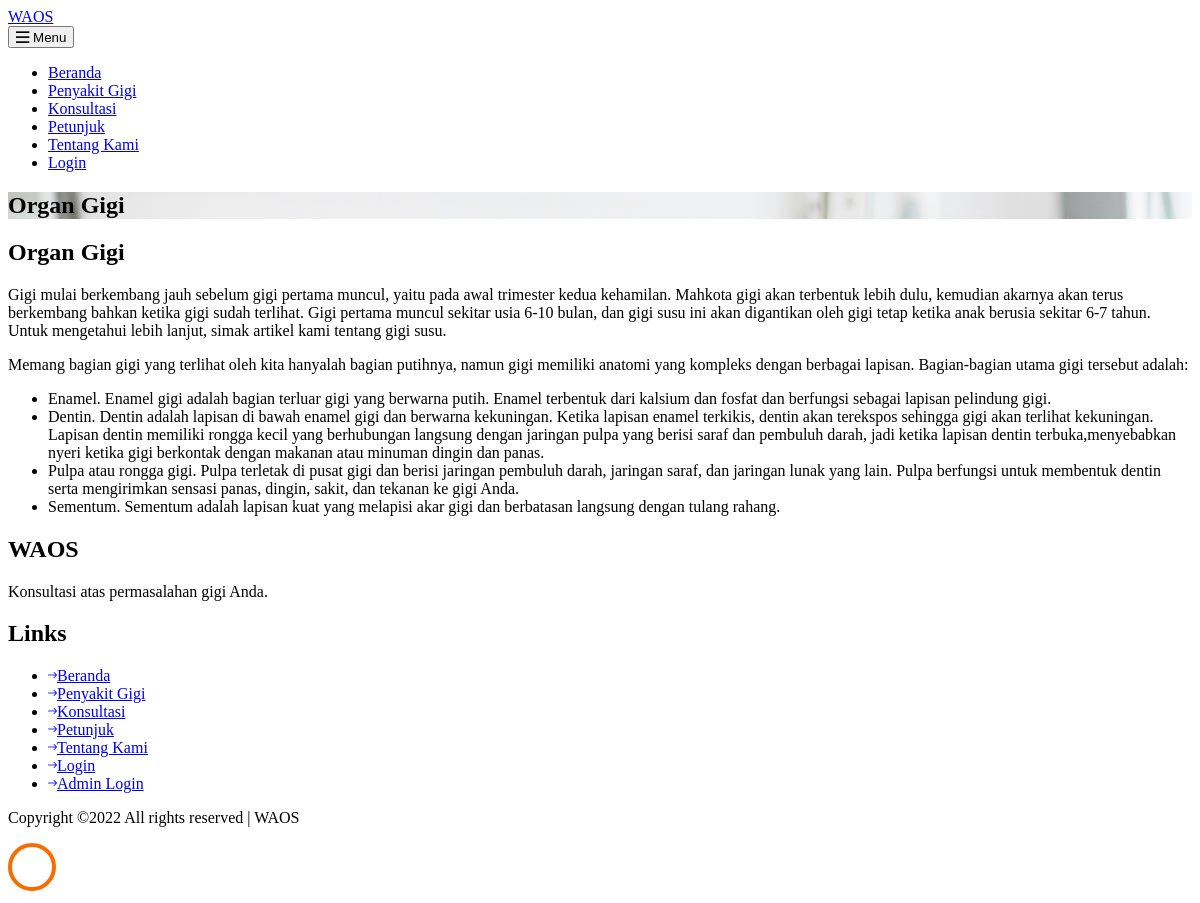
The page /informasi/organ-gigi on the database its author committed.
### tables this page shows
CREATE TABLE `informasi` (
  `idInformasi` int(11) NOT NULL,
  `judul` varchar(50) NOT NULL,
  `content` longtext DEFAULT NULL,
  `created_at` timestamp NOT NULL DEFAULT current_timestamp(),
  `updated_at` timestamp NOT NULL DEFAULT current_timestamp() ON UPDATE current_timestamp(),
  `deleted_at` timestamp NULL DEFAULT NULL,
  `url` varchar(100) NOT NULL
);

### application/controllers/Informasi.php (called while the page is built, shortened)
<?php
class Informasi extends CI_Controller
{
	public function index($url)
	{
		$data['userLogin'] = $this->session->userdata('loginUser');
		$data['data_informasi'] = $this->db->query('select * from informasi where url = "' . $url . '"')->row();
		$this->load->view('client/informasi', $data);
	}
}

### index.php (called while the page is built, shortened)
<?php
require_once BASEPATH.'core/CodeIgniter.php';

### application/views/client/informasi.php (the view, shortened to what this page needs)
<!DOCTYPE html>
<html lang="en">
<head>
	<link rel="stylesheet" href="<?= base_url('assets/frontend/'); ?>css/open-iconic-bootstrap.min.css">
	<link rel="stylesheet" href="<?= base_url('assets/frontend/'); ?>css/animate.css">
	<link rel="stylesheet" href="<?= base_url('assets/frontend/'); ?>css/owl.carousel.min.css">
	<link rel="stylesheet" href="<?= base_url('assets/frontend/'); ?>css/owl.theme.default.min.css">
	<link rel="stylesheet" href="<?= base_url('assets/frontend/'); ?>css/magnific-popup.css">
	<link rel="stylesheet" href="<?= base_url('assets/frontend/'); ?>css/aos.css">
	<link rel="stylesheet" href="<?= base_url('assets/frontend/'); ?>css/ionicons.min.css">
	<link rel="stylesheet" href="<?= base_url('assets/frontend/'); ?>css/bootstrap-datepicker.css">
	<link rel="stylesheet" href="<?= base_url('assets/frontend/'); ?>css/jquery.timepicker.css">
	<link rel="stylesheet" href="<?= base_url('assets/frontend/'); ?>css/flaticon.css">
	<link rel="stylesheet" href="<?= base_url('assets/frontend/'); ?>css/icomoon.css">
	<link rel="stylesheet" href="<?= base_url('assets/frontend/'); ?>css/style.css">
</head>
<body>
<div class="py-md-5 py-4 border-bottom">
	<div class="container">
		<div class="row no-gutters d-flex align-items-start align-items-center px-3 px-md-0">
			<div class="col-md-4 order-md-2 mb-2 mb-md-0 align-items-center text-center">
				<a class="navbar-brand" href="<?= base_url('') ?>">WAOS</span></a>
			</div>
		</div>
	</div>
</div>
<nav class="navbar navbar-expand-lg navbar-dark bg-dark ftco-navbar-light" id="ftco-navbar">
	<div class="container d-flex align-items-center">
		<button class="navbar-toggler" type="button" data-toggle="collapse" data-target="#ftco-nav"
				aria-controls="ftco-nav" aria-expanded="false" aria-label="Toggle navigation">
			<span class="oi oi-menu"></span> Menu
		</button>
		<div class="collapse navbar-collapse" id="ftco-nav">
			<ul class="navbar-nav m-auto">
				<li class="nav-item"><a href="<?= base_url('') ?>" class="nav-link">Beranda</a></li>
				<li class="nav-item active"><a href="<?= base_url('#penyakit-gigi') ?>" class="nav-link">Penyakit
						Gigi</a>
				</li>
				<li class="nav-item"><a href="<?= base_url('diagnosa') ?>" class="nav-link">Konsultasi</a></li>
				<li class="nav-item"><a href="<?= base_url('petunjuk') ?>" class="nav-link">Petunjuk</a></li>
				<li class="nav-item"><a href="<?= base_url('tentang') ?>" class="nav-link">Tentang Kami</a></li>
				<?php if (empty($this->session->userdata('loginUser'))) { ?>
					<li class="nav-item"><a href="<?= base_url('login') ?>" class="nav-link">Login</a></li>
				<?php } else { ?>
					<li class="nav-item"><a href="<?= base_url('login/logout') ?>" class="nav-link">Logout</a></li>
				<?php } ?>
			</ul>
		</div>
	</div>
</nav>
<section class="hero-wrap hero-wrap-2" style="background-image: url('../../assets/frontend/images/bg_1.jpg');"
		 data-stellar-background-ratio="0.5">
	<div class="container">
		<div class="row no-gutters slider-text align-items-center justify-content-center">
			<div class="col-md-9 ftco-animate text-center">
				<h1 class="mb-2 bread"><?= $data_informasi->judul ?></h1>
			</div>
		</div>
	</div>
</section>
<section class="ftco-section">
	<div class="container">
		<div class="row">
			<div class="col-lg-8 ftco-animate">
				<h2 class="mb-3"><?= $data_informasi->judul ?></h2>
				<p><?= $data_informasi->content ?></p>
			</div>
		</div>
	</div>
</section>
<footer class="ftco-footer ftco-bg-dark ftco-section">
	<div class="container">
		<div class="row mb-5">
			<div class="col-md">
				<div class="ftco-footer-widget mb-5">
					<h2 class="ftco-heading-2 logo">WAOS</h2>
					<p>Konsultasi atas permasalahan gigi Anda.</p>
				</div>
			</div>
			<div class="col-md">
				<div class="ftco-footer-widget mb-5 ml-md-4">
					<h2 class="ftco-heading-2">Links</h2>
					<ul class="list-unstyled">
						<li><a href="<?= base_url('') ?>#"><span
										class="ion-ios-arrow-round-forward mr-2"></span>Beranda</a></li>
						<li><a href="<?= base_url('diagnosa') ?>"><span class="ion-ios-arrow-round-forward mr-2"></span>Penyakit
								Gigi</a></li>
						<li><a href="<?= base_url('diagnosa') ?>"><span class="ion-ios-arrow-round-forward mr-2"></span>Konsultasi</a>
						</li>
						<li><a href="<?= base_url('petunjuk') ?>"><span class="ion-ios-arrow-round-forward mr-2"></span>Petunjuk</a>
						</li>
						<li><a href="<?= base_url('tentang') ?>"><span class="ion-ios-arrow-round-forward mr-2"></span>Tentang
								Kami</a></li>
						<li><a href="<?= base_url('profile') ?>">
								<?php if (empty($this->session->userdata('loginUser'))) { ?>
									<span class="ion-ios-arrow-round-forward mr-2"></span>Login
								<?php } else { ?>
									<span class="ion-ios-arrow-round-forward mr-2"></span>Profil
								<?php } ?>
							</a>
						</li>
						<?php if (empty($this->session->userdata('loginData'))) { ?>
							<li><a href="<?= base_url('admin/login') ?>" target="_blank"><span
											class="ion-ios-arrow-round-forward mr-2"></span>Admin Login</a></li>
						<?php } else { ?>
							<li><a href="<?= base_url('admin/dashboard') ?>" target="_blank"><span
											class="ion-ios-arrow-round-forward mr-2"></span>Dashboard Admin</a></li>
						<?php } ?>
					</ul>
				</div>
			</div>
		</div>
		<div class="row">
			<div class="col-md-12 text-center">
				<p>
					Copyright &copy;<script>document.write(new Date().getFullYear());</script>
					All rights reserved | WAOS
					</p>
			</div>
		</div>
	</div>
</footer>
<div id="ftco-loader" class="show fullscreen">
	<svg class="circular" width="48px" height="48px">
		<circle class="path-bg" cx="24" cy="24" r="22" fill="none" stroke-width="4" stroke="#eeeeee"/>
		<circle class="path" cx="24" cy="24" r="22" fill="none" stroke-width="4" stroke-miterlimit="10"
				stroke="#F96D00"/>
	</svg>
</div>
</body>
</html>

### rows shown on the page
informasi: judul "Organ Gigi", content "Gigi mulai berkembang jauh sebelum gigi pertama muncul, yaitu pada awal trimester kedua kehamilan. Mahkota gigi akan terbentuk lebih dulu, kemudian akarnya akan terus berkembang bahkan ketika gigi sudah terlihat. Gigi pertama muncul sekitar usia 6-10 bulan, dan gigi susu ini akan digantikan oleh gigi tetap ketika anak berusia sekitar 6-7 tahun. Untuk mengetahui lebih lanjut, simak artikel kami tentang gigi susu. Memang bagian gigi yang terlihat oleh kita hanyalah bagian putihnya, namun gigi memiliki anatomi yang kompleks dengan berbagai lapisan. Bagian-bagian utama gigi tersebut adalah: Enamel. Enamel gigi adalah bagian terluar gigi yang berwarna putih. Enamel terbentuk dari kalsium dan…"
